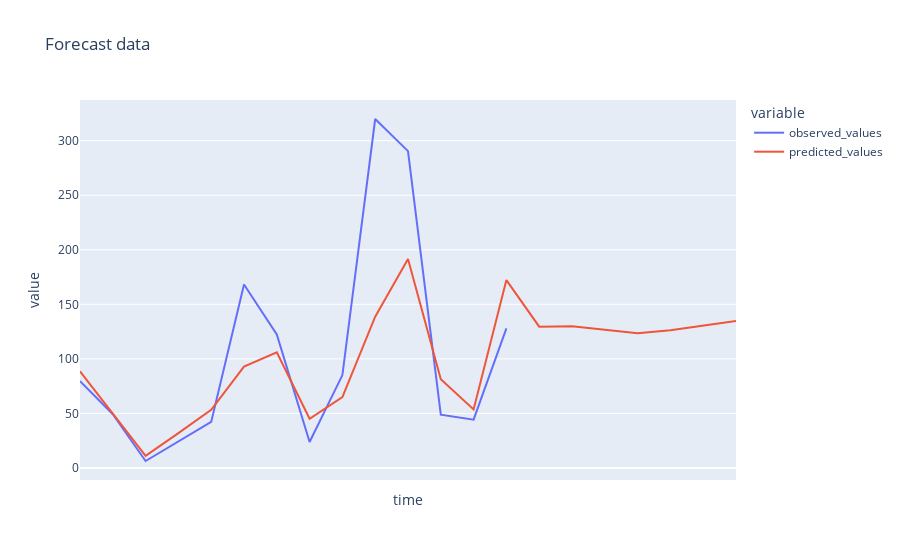

The notebook cell saved with this chart:
### Markdown cell above
### Visualization of predictions

### Code cell
last_date = datetime.strptime(holdout_df.tail(1).time.values.tolist()[0],'%Y-%m-%d')
prediction_dates = [(last_date + timedelta(days=1 + i)).date() for i in range(forecast_window)]
prediction_values = [pred[0][0] for pred in  predictions['predictions'][0]['values']]
pred_df = pd.DataFrame({'time' : holdout_dates + prediction_dates,
                        'observed_values' : holdout_observed_values + [np.NAN for i in range(forecast_window)],
                        'predicted_values' : holdout_predictions + prediction_values})

fig = px.line(pred_df, x="time", y=pred_df.columns, hover_data={"time": "|%B %d, %Y"}, title='Forecast data')
fig.update_xaxes(dtick="M1", tickformat="%b\n%Y")
fig.show()

### Figure 1 — Plotly figure (JSON) as saved in the notebook; plotly's stock layout.template omitted (floating-point values rounded to 4 significant figures)
{"data": [{"hovertemplate": "variable=observed_values<br>time=%{x|%B %d, %Y}<br>value=%{y}<extra></extra>", "legendgroup": "observed_values", "line": {"color": "#636efa", "dash": "solid"}, "marker": {"symbol": "circle"}, "mode": "lines", "name": "observed_values", "orientation": "v", "showlegend": true, "type": "scatter", "x": ["2014-11-10", "2014-11-11", "2014-11-12", "2014-11-13", "2014-11-14", "2014-11-15", "2014-11-16", "2014-11-17", "2014-11-18", "2014-11-19", "2014-11-20", "2014-11-21", "2014-11-22", "2014-11-23", "2014-11-24", "2014-11-25", "2014-11-26", "2014-11-27", "2014-11-28", "2014-11-29", "2014-11-30"], "xaxis": "x", "y": [79.67, 49.33, 6.417, 24.62, 42.21, 168.2, 122.4, 23.83, 85.17, 319.9, 290.4, 48.83, 44.33, 128.0, null, null, null, null, null, null, null], "yaxis": "y"}, {"hovertemplate": "variable=predicted_values<br>time=%{x|%B %d, %Y}<br>value=%{y}<extra></extra>", "legendgroup": "predicted_values", "line": {"color": "#EF553B", "dash": "solid"}, "marker": {"symbol": "circle"}, "mode": "lines", "name": "predicted_values", "orientation": "v", "showlegend": true, "type": "scatter", "x": ["2014-11-10", "2014-11-11", "2014-11-12", "2014-11-13", "2014-11-14", "2014-11-15", "2014-11-16", "2014-11-17", "2014-11-18", "2014-11-19", "2014-11-20", "2014-11-21", "2014-11-22", "2014-11-23", "2014-11-24", "2014-11-25", "2014-11-26", "2014-11-27", "2014-11-28", "2014-11-29", "2014-11-30"], "xaxis": "x", "y": [88.61, 49.82, 11.09, 31.96, 53.35, 92.91, 106.0, 45.15, 65.03, 138.7, 191.5, 81.41, 53.64, 172.3, 129.5, 129.8, 126.7, 123.6, 126.2, 130.5, 134.8], "yaxis": "y"}], "layout": {"legend": {"title": {"text": "variable"}, "tracegroupgap": 0}, "title": {"text": "Forecast data"}, "xaxis": {"anchor": "y", "domain": [0, 1], "dtick": "M1", "tickformat": "%b\n%Y", "title": {"text": "time"}}, "yaxis": {"anchor": "x", "domain": [0, 1], "title": {"text": "value"}}}}
